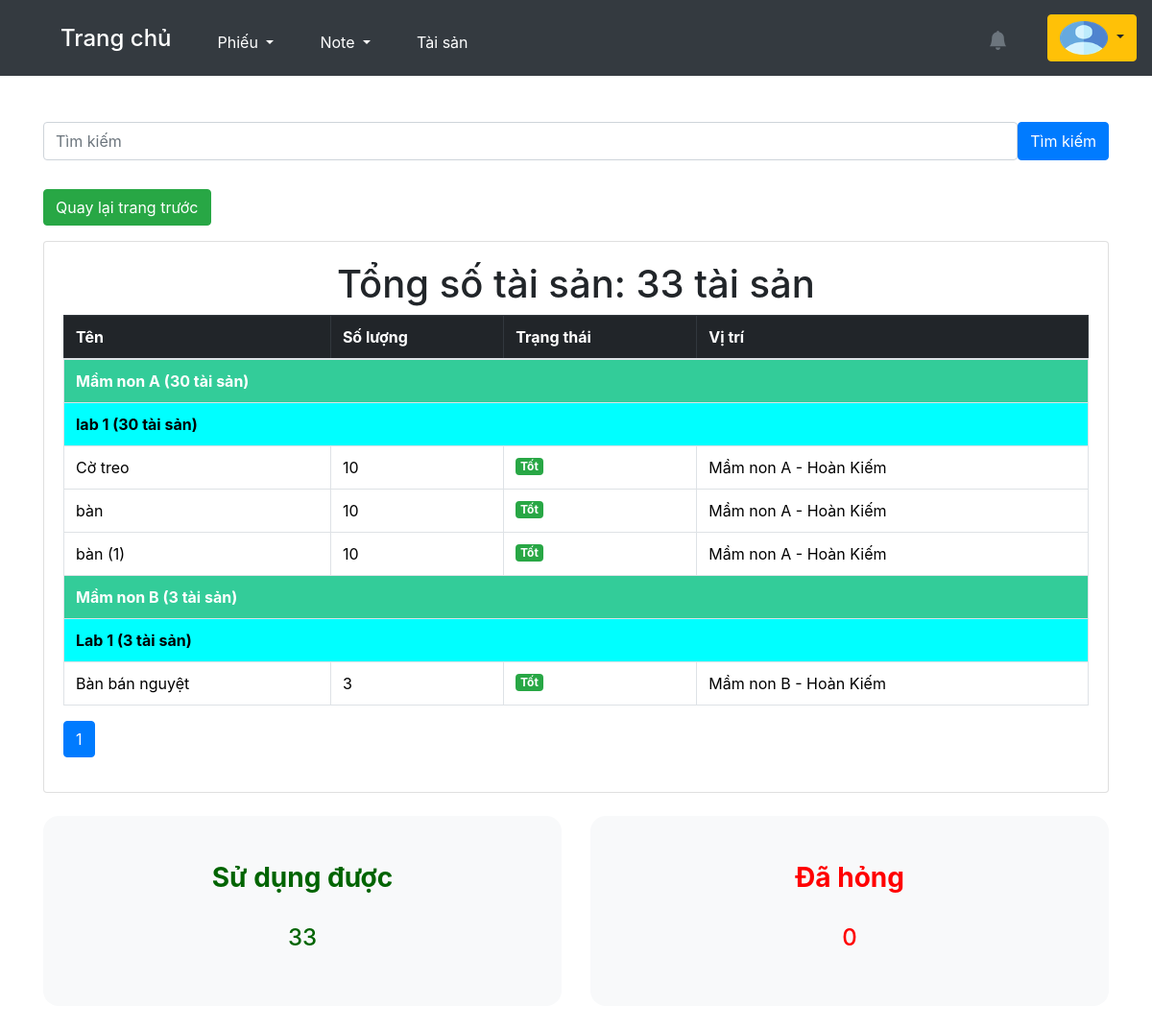
Page /asset/district_all_asset/2/1/ (signed in) on the committed database.
### accounts/models.py (models this page shows, shortened)
class User(AbstractUser):
    is_customer = models.BooleanField(default=False)
    is_engineer = models.BooleanField(default=False)
    email = models.EmailField(unique=False)
    username = models.CharField(max_length=1000, unique=True)
    first_name = models.CharField(max_length=20, default='')
    last_name = models.CharField(max_length=100, default='')
    avatar = ProcessedImageField(upload_to=user_directory_path,
                                 processors=[ResizeToFill(500, 500)],
                                 format='PNG',  # Đổi từ JPEG sang PNG
                                 options={'quality': 90},
                                 default='avatars/avt.jpg',
                                 blank=True,
                                 null=True)
    avatar_small = ImageSpecField(source='avatar',
                                  processors=[ResizeToFill(100, 100)],
                                  format='PNG',
                                  options={'quality': 50})
    avatar_medium = ImageSpecField(source='avatar',
                                   processors=[ResizeToFill(500, 500)],
                                   format='PNG',
                                   options={'quality': 90})
    school = models.CharField(max_length=200, null=True)
    PLACES_CHOICES = (
        ('Ban lãnh đạo','Ban lãnh đạo'),
        ('Phòng mầm non 1', 'Phòng mầm non 1'),
        ('Phòng mầm non 2', 'Phòng mầm non 2'),
        ('Phòng mầm non 3', 'Phòng mầm non 3'),
        ('Phòng tiểu học', 'Phòng tiểu học'),
        ('Phòng hành chính', 'Phòng hành chính'),
        ('Ban kiểm soát', 'Ban kiểm soát'),
        ('Phòng kế toán', 'Phòng kế toán'),
        ('Phòng kinh doanh marketing', 'Phòng kinh doanh marketing'),
        ('Phòng nhân sự', 'Phòng nhân sự'),
        ('Học viện Enspire Láng Hạ','Học viện Enspire Láng Hạ'),
        ('Enspire Hải Phòng', 'Enspire Hải Phòng'),
        ('Phòng công nghệ', 'Phòng công nghệ'),
        ('Phòng R&D mầm non', 'Phòng R&D mầm non'),
    )
    work_place = models.CharField(max_length=50, choices=PLACES_CHOICES, default='')
    date_of_birth = models.DateField(null=True, blank=True)
    phone_regex = RegexValidator (regex=r'^\+?1?\d{9,15}$', message="Lỗi, hãy nhập lại!")
    phone = models.CharField(validators=[phone_regex], max_length=10, blank=True)
    GENDER_CHOICES = (
        ('Nam', 'Male'),
        ('Nữ', 'Female'),
        ('Khác', 'Other'),
    )
    gender = models.CharField(max_length=4, choices=GENDER_CHOICES, blank=True, null=True)
    title = models.CharField(max_length=1000, default='')

### asset/models.py (models this page shows, shortened)
class School(models.Model):
    SCHOOL_STAT_CHOICES = [
        ('Đang liên kết', 'Đang liên kết'),
        ('Đang đàm phán', 'Đang đàm phán'),
        ('Ngưng liên kết', 'Ngưng liên kết'),
    ]
    name = models.CharField(max_length=100)
    school_status = models.CharField(max_length=20, choices=SCHOOL_STAT_CHOICES, default= 'Đang hoạt động')
    school_status_color = models.CharField(max_length=20, default='btn-success')
    school_location = models.CharField(max_length=1000, default = '')
    school_address = models.CharField(max_length=500, default = '')
    district = models.ForeignKey(District, on_delete=models.CASCADE)

class LabRoom(models.Model):
    name = models.CharField(max_length=50)
    school = models.ForeignKey(School, on_delete=models.CASCADE, null=True, blank=True)
    district = models.ForeignKey(District, on_delete=models.CASCADE, null=True, blank=True)
    department = models.ForeignKey(Department, on_delete=models.CASCADE, null=True, blank=True)

class Asset(models.Model):
    ASSET_STATUS_CHOICES = [
        ('Tốt', 'Tốt'),
        ('Hỏng', 'Hỏng'),
    ]
    name = models.CharField(max_length=150)
    asset_amount = models.IntegerField(validators= [MinValueValidator(1)], default= 1, null=False)
    asset_status = models.CharField(max_length=10, choices=ASSET_STATUS_CHOICES, default= 'Tốt', null=False)
    school = models.ForeignKey(School, on_delete=models.CASCADE, null=True, blank=True)
    lab_room = models.ForeignKey(LabRoom, on_delete=models.CASCADE, null=True, blank=True)
    district = models.ForeignKey(District, on_delete=models.CASCADE, null=True, blank=True)
    department = models.ForeignKey(Department, on_delete=models.CASCADE,related_name='assets', null=True, blank=True)
    created_at = models.DateTimeField(auto_now_add=True, editable=False)

### asset/views.py (the view)
# urls.py: path('district_all_asset/<int:department_id>/<int:district_id>/', views.district_all_asset, name ='district_all_asset'),
@login_required
def district_all_asset(request, department_id, district_id):
    query = request.GET.get('q')
    department = get_object_or_404(Department, id=department_id)
    district = get_object_or_404(District, id=district_id)
    assets_list = []
    total_asset_count = 0
    total_active_asset_count = 0
    total_broken_asset_count = 0
    total_aggregate = Asset.objects.filter(
        Q(school__district=district) | Q(lab_room__school__district=district)
    ).aggregate(
        total_count=Coalesce(Sum('asset_amount'), Value(0)),
        total_active=Coalesce(Sum('asset_amount', filter=Q(asset_status='Tốt')), Value(0)),
        total_broken=Coalesce(Sum('asset_amount', filter=Q(asset_status='Hỏng')), Value(0))
    )
    total_asset_count = total_aggregate['total_count']
    total_active_asset_count = total_aggregate['total_active']
    total_broken_asset_count = total_aggregate['total_broken']
    for school in district.school_set.all():
        school_assets_qs = Asset.objects.filter(
            Q(school=school) |
            Q(lab_room__school=school)
        )
        if query:
            school_assets_qs = school_assets_qs.filter(
                Q(name__icontains=query) |
                Q(school__name__icontains=query)
            ).distinct()
        school_assets_aggregate = school_assets_qs.aggregate(
            total_amount=Coalesce(Sum('asset_amount'), Value(0)),
            total_active=Coalesce(Sum('asset_amount', filter=Q(asset_status='Tốt')), Value(0)),
            total_broken=Coalesce(Sum('asset_amount', filter=Q(asset_status='Hỏng')), Value(0))
        )
        assets_list.append({
            'type': 'school',
            'name': school.name,
            'asset_count': school_assets_aggregate['total_amount'],
            'active_asset_count': school_assets_aggregate['total_active'],
            'broken_asset_count': school_assets_aggregate['total_broken'],
            'school_status': school.school_status,
        })
        for labroom in school.labroom_set.all():
            labroom_assets_qs = Asset.objects.filter(lab_room=labroom)
            if query:
                labroom_assets_qs = labroom_assets_qs.filter(
                    Q(name__icontains=query)
                ).distinct()
            labroom_assets_aggregate = labroom_assets_qs.aggregate(
                total_amount=Coalesce(Sum('asset_amount'), Value(0)),
                total_active=Coalesce(Sum('asset_amount', filter=Q(asset_status='Tốt')), Value(0)),
                total_broken=Coalesce(Sum('asset_amount', filter=Q(asset_status='Hỏng')), Value(0))
            )
            assets_list.append({
                'type': 'labroom',
                'name': labroom.name,
                'asset_count': labroom_assets_aggregate['total_amount'],
                'active_asset_count': labroom_assets_aggregate['total_active'],
                'broken_asset_count': labroom_assets_aggregate['total_broken'],
            })
            for asset in labroom_assets_qs:
                assets_list.append({
                    'type': 'asset',
                    'name': asset.name,
                    'amount': asset.asset_amount,
                    'status': asset.asset_status,
                    'location': f"{school.name} - {district.name}",
                })
    paginator = Paginator(assets_list, 50)
    page_number = request.GET.get('page')
    page_obj = paginator.get_page(page_number)
    formatted_time = timezone.localtime(timezone.now())
    created_on = format_datetime(formatted_time, "H:mm, d MMMM YYYY", locale='vi')
    context = {
        'department': department,
        'district': district,
        'page_obj': page_obj,
        'total_asset_count': total_asset_count,
        'total_active_asset_count': total_active_asset_count,
        'total_broken_asset_count': total_broken_asset_count,
        'created_on': created_on,
        'query': query,
    }
    return render(request, 'asset/district_all_asset.html', context)

### templates/asset/district_all_asset.html (shortened to what this page needs)
{% extends "base.html" %}
{% load widget_tweaks %}
{% load humanize %}
{% block content %}
{% load static %}
<link href="https://cdn.jsdelivr.net/npm/bootstrap@5.3.2/dist/css/bootstrap.min.css" rel="stylesheet">
<link rel="stylesheet" href="https://maxcdn.bootstrapcdn.com/bootstrap/4.0.0/css/bootstrap.min.css">
    <div id="content" style="display:none;">
<center>
<form method="GET" action="{% url 'district_all_asset' department.id district.id %}">
    <div class="search-container">
    <input class="form-control" name="q" type="text" placeholder="Tìm kiếm" {% if query %}value="{{ query }}"{% endif %} style="width: 1020px; height: 40px;" ><button class="btn btn-primary">Tìm kiếm</button>
    </div>
</form>
</center>
<a href="{% url 'district_detail' department.id district.id %}" class="btn btn-success" >Quay lại trang trước</a>
<div class="card">
    <div class="card-body">
        <center><h1>Tổng số tài sản: {{ total_asset_count }} tài sản</h1></center>
        <div class="table-responsive">
            <table class="table table-bordered">
                <thead class="table-dark">
                    <tr>
                        <th>Tên</th>
                        <th>Số lượng</th>
                        <th>Trạng thái</th>
                        <th>Vị trí</th>
                    </tr>
                </thead>
                <tbody>
    {% for item in page_obj.object_list %}
        {% if item.type == 'district' %}
            <tr>
                <td colspan="4" style="background-color: #CCCC99;">
                    <b>{{ item.name }} ({{ item.asset_count }} tài sản)</b>
                </td>
            </tr>
            {% if "Văn phòng" in item.name or "Kho" in item.name or "Server" in item.name %}
                {% for asset in item.assets %}
                    <tr>
                        <td>{{ asset.name }}</td>
                        <td>{{ asset.amount }}</td>
                        <td>
                            {% if asset.status == 'Tốt' %}
                                <span class="badge bg-success">Tốt</span>
                            {% elif asset.status == 'Hỏng' %}
                                <span class="badge bg-danger">Hỏng</span>
                            {% endif %}
                        </td>
                        <td>{{ asset.location }}</td>
                    </tr>
                {% endfor %}
            {% endif %}
        {% elif item.type == 'school' %}
            <tr>
                <td colspan="4" class="table-status
                {% if item.school_status == 'Đang liên kết' %} table-success
                {% elif item.school_status == 'Ngưng liên kết' %} table-danger
                {% else %} table-warning
                {% endif %}">
                    <b>{{ item.name }} ({{ item.asset_count }} tài sản)</b>
                </td>
            </tr>
        {% elif item.type == 'labroom' %}
            <tr>
                <td colspan="4" style="background-color: #00FFFF;">
                    <b>{{ item.name }} ({{ item.asset_count }} tài sản)</b>
                </td>
            </tr>
        {% elif item.type == 'asset' %}
            <tr>
                <td>{{ item.name }}</td>
                <td>{{ item.amount }}</td>
                <td>
                    {% if item.status == 'Tốt' %}
                        <span class="badge bg-success">Tốt</span>
                    {% elif item.status == 'Hỏng' %}
                        <span class="badge bg-danger">Hỏng</span>
                    {% endif %}
                </td>
                <td>{{ item.location }}</td>
            </tr>
        {% endif %}
    {% endfor %}
</tbody>
            </table>
<nav aria-label="Page navigation">
                <ul class="pagination">
                    {% for num in page_obj.paginator.page_range %}
                    {% if page_obj.number == num %}
                    <li class="page-item active"><a class="page-link" href="#">{{ num }}</a></li>
                    {% elif num > page_obj.number|add:'-3' and num < page_obj.number|add:'3' %}
                    <li class="page-item"><a class="page-link" href="?page={{ num }}{% if query %}&q={{ query }}{% endif %}">{{ num }}</a></li>
                    {% endif %}
                    {% endfor %}
                </ul>
            </nav>
</div>
</div>
</div>
    <br>
<center><div>
    <div class="row">
        <div class="col-sm-12 col-md-6">
            <a href="#" class="active_assets">
            <div class="p-5 mb-4 bg-light rounded-4">
                <div class="container-fluid py-10">
                    <h3 class="display-10 fw-bold">Sử dụng được<br></h3><br><h4>{{total_active_asset_count}}</h4>
                </div>
            </div>
            </a>
        </div>
        <div class="col-sm-12 col-md-6">
            <a href="#" class="broken_assets">
                <div class="p-5 mb-4 bg-light rounded-4">
                    <div class="container-fluid py-10">
                        <h3 class="display-10 fw-bold">Đã hỏng</h3><br><h4>{{total_broken_asset_count}}</h4>
                    </div>
                </div>
            </a>
        </div>
{% endblock %}

### templates/base.html (shortened to what this page needs)
<!DOCTYPE html>
<html lang="vi">
{% load static %}
{% load widget_tweaks %}
<head>
{% load bootstrap_icons %}
<link rel="stylesheet" href="https://cdn.jsdelivr.net/npm/bootstrap-icons@1.2.1/font/bootstrap-icons.css">
<link rel="stylesheet" href="{% static 'bootstrap_icons/css/bootstrap_icons.css' %}">
<link href="https://cdn.jsdelivr.net/npm/bootstrap@5.3.2/dist/css/bootstrap.min.css" rel="stylesheet">
<link rel="stylesheet" type="text/css" href="https://cdnjs.cloudflare.com/ajax/libs/toastr.js/latest/css/toastr.min.css">
</head>
<body>
    <nav class="navbar navbar-expand-lg navbar-dark sticky-top bg-dark">
	<div class=" d-flex align-items-left">
        <div class="container-fluid">
	<div class="d-flex align-items-center">
            <div class="collapse navbar-collapse" id="navbarSupportedContent">
                {% if request.user.is_superuser %}
		&emsp;<strong><h4><a class="nav-link active" aria-current="page" href="/" style="color: white;">Trang chủ</a></h4></strong>
                &emsp;<div class="nav-item dropdown"><a class="nav-link active dropdown-toggle" href="#" id="navbarDropdown" role="button"
                    data-bs-toggle="dropdown" aria-expanded="false" style="color: white;">
                        Phiếu
                    </a>
                    </div>
                {% endif %}
                 &emsp;<div class="nav-item dropdown"><a class="nav-link active dropdown-toggle" href="#" id="navbarDropdown" role="button"
                    data-bs-toggle="dropdown" aria-expanded="false" style="color: white;">
                        Note
                    </a>
                </div>
                 &emsp;<a class="nav-link active" aria-current="page" href="{% url 'view_department' %}" style="color: white;">Tài sản</a>
            </div>
        </div>
</div>
</div>
                <div class="ms-auto d-flex align-items-center" style="margin-right: 15px;">
                    <div id="notification-container">
                        <button class="btn btn-warning position-relative" id="bellIcon" onclick="toggleNotificationDropdown(event)" style="background: none; border: none; color: #6c757d; padding: 8px 12px;">
                            <i class="bi bi-bell-fill fs-5"></i>
                        </button>
                    </div>
                </div>
                    <button type="button" class="btn btn-warning dropdown-toggle text-wrap-button" style='max-width:150px; max-height: 50px;' data-bs-toggle="dropdown" data-bs-display="static" aria-expanded="false">
                            <img src="{% if request.user.avatar %}{{ request.user.avatar.url }}{% else %}{% static 'media/avatars/avt.jpg' %}{% endif %}" class="avatar" alt="avatar">
                        </button>
    </nav>
<div class="container mt-5">
    {% block content %}
    {% endblock content %}
</div>
</body>
</html>

### rows in the picture
User: avatar (picture)
School: name "Mầm non A"
LabRoom: name "lab 1"
Asset: name "Cờ treo"
Asset: name "bàn"
Asset: name "bàn (1)"
School: name "Mầm non B"
LabRoom: name "Lab 1"
Asset: name "Bàn bán nguyệt"

### other values in the picture
{{ total_asset_count }} "33"
{{ item.asset_count }} "30" "3"
{{ item.amount }} "10" "10" "10" "3"
{{ item.location }} "Mầm non A - Hoàn Kiếm" "Mầm non A - Hoàn Kiếm" "Mầm non A - Hoàn Kiếm" "Mầm non B - Hoàn Kiếm"
{{ num }} "1"
{{ total_active_asset_count }} "33"
{{ total_broken_asset_count }} "0"
